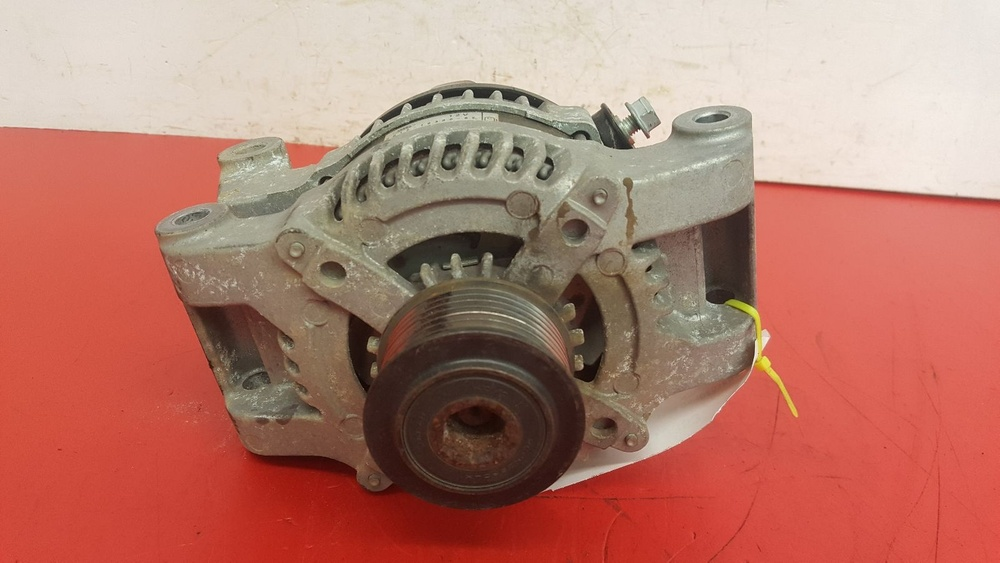
#> input picture ImageAI/data-images/mytest/1021801.jpg, 1000 x 563 px, shrunk from 1601 x 901 before the run, found by its file name
$ python selectObj.py
#> lines starting #> are read from the running program, lines starting #| are printed output that depends on the picture; after the words box and inside, x2 and y2 are one past the last pixel; in counts of white or black regions, pixels touching at a corner belong together
import cv2
import numpy as np

# Read input image
image = cv2.imread('ImageAI/mytest/1021801.jpg')
#> image is the input picture: shape (563, 1000, 3); mean B, G, R 109.5, 123.5, 181.2

# Convert input image to grayscale
gray = cv2.cvtColor(image, cv2.COLOR_BGR2GRAY)
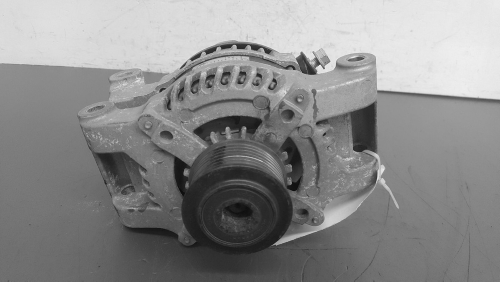
#> gray: shape (563, 1000) (shown at 1/2 size); min 4, max 252, mean 139.2

# Apply smoothing to grayscale image
gray = cv2.GaussianBlur(gray, (5, 5), 0)

# Apply adaptive thresholding
thresh = cv2.adaptiveThreshold(gray, 255, cv2.ADAPTIVE_THRESH_GAUSSIAN_C, cv2.THRESH_BINARY_INV, 11, 2)
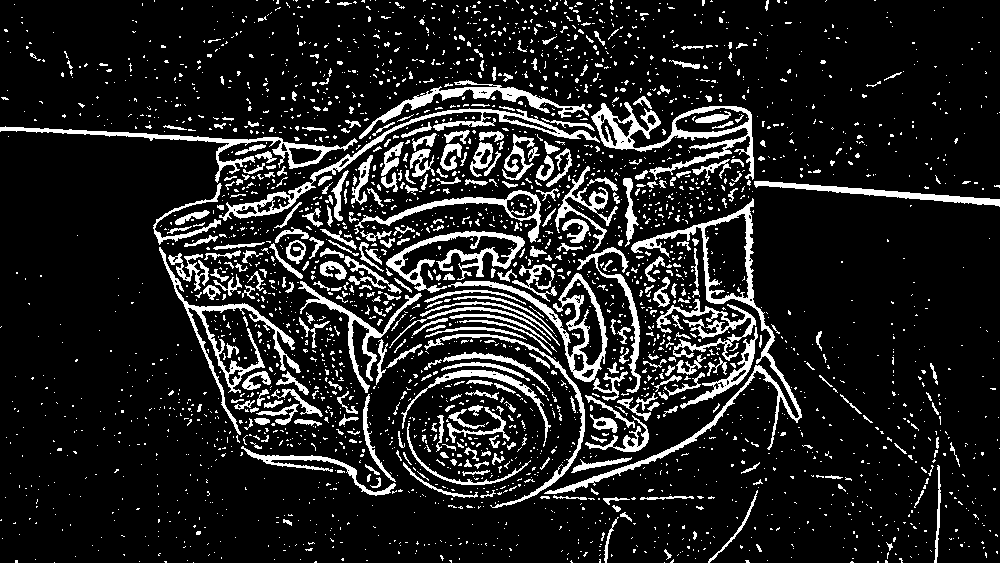
#> thresh: shape (563, 1000); 13.4% white; 2954 white regions (2562 under 20 px), largest, box (x1, y1, x2, y2) and area: (544, 198, 802, 494) 4065, (591, 102, 754, 180) 3140, (219, 108, 600, 221) 2666

# Apply morphological opening to remove small holes
kernel = np.ones((3,3), np.uint8)
opening = cv2.morphologyEx(thresh, cv2.MORPH_OPEN, kernel)
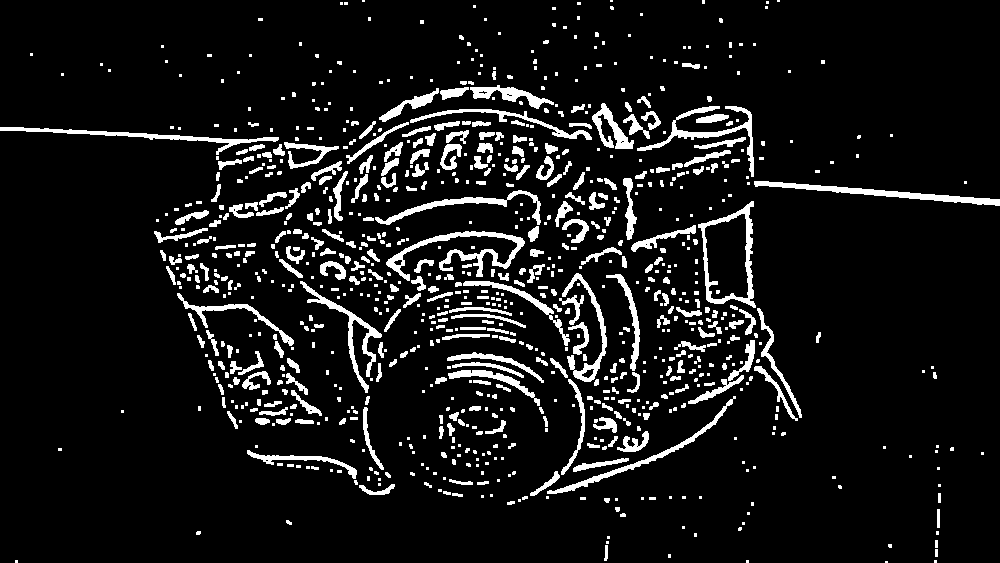
#> opening: shape (563, 1000); 8.8% white; 923 white regions (530 under 20 px)

# Find contours in the thresholded image
contours, hierarchy = cv2.findContours(opening, cv2.RETR_EXTERNAL, cv2.CHAIN_APPROX_SIMPLE)
#> contours = 922 contours, 661 with area under 20; largest, box (x1, y1, x2, y2) and area: (698, 201, 756, 308) 4090, (386, 231, 525, 281) 1306, (754, 181, 1000, 206) 1180, (0, 127, 279, 155) 908, (637, 106, 754, 177) 904

# Iterate over contours and filter out those with area less than a threshold
filtered_contours = []
for contour in contours:
    area = cv2.contourArea(contour)
    if area > 1000:
        filtered_contours.append(contour)
#> this loop made 922 passes
#> area on passes 7, 39, 44: 31, 20, 124.5
#> after the loop, filtered_contours = 3 contours; box (x1, y1, x2, y2) and area: (698, 201, 756, 308) 4090, (386, 231, 525, 281) 1306, (754, 181, 1000, 206) 1180

# Draw filtered contours on original image
for contour in filtered_contours:
    # Approximate contour to reduce the number of points
    approx = cv2.approxPolyDP(contour, 0.0001*cv2.arcLength(contour, True), True)
    cv2.drawContours(image, [approx], 0, (0, 255, 0), 3)
#> this loop made 3 passes
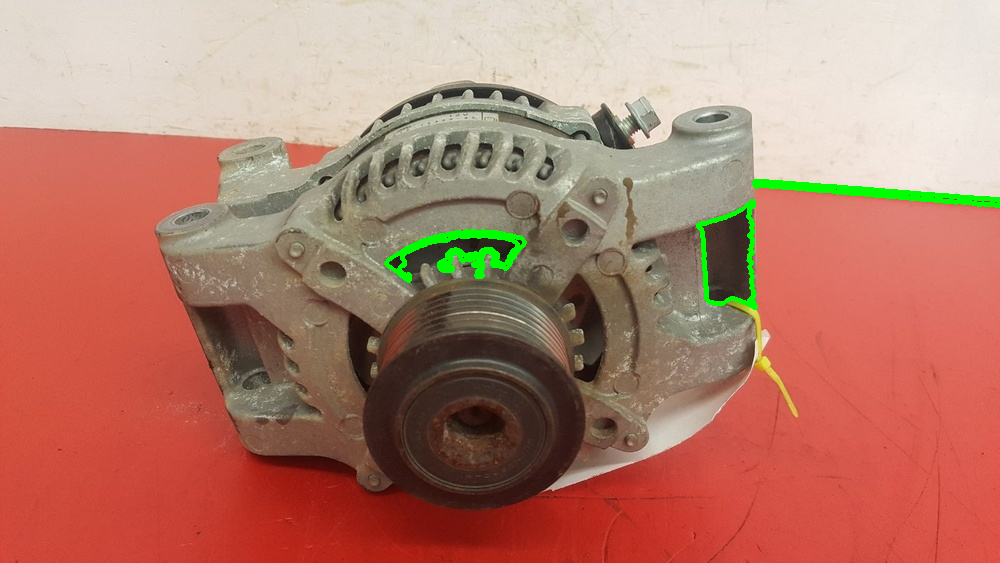
#> image: shape (563, 1000, 3); 1.18% of pixels changed, all inside (x1, y1, x2, y2) = (384, 179, 1000, 310)

# Draw filtered contours on original image
for contour in filtered_contours:
    x, y, w, h = cv2.boundingRect(contour)
    cv2.rectangle(image, (x, y), (x + w, y + h), (0, 255, 0), 2)
    cv2.putText(image, "Foreground", (x, y-10), cv2.FONT_HERSHEY_SIMPLEX, 0.9, (0, 255, 0), 2)
#> this loop made 3 passes
#> (x, y, w, h) on passes 1 to 3: (386, 231, 139, 50), (698, 201, 58, 107), (754, 181, 246, 25)
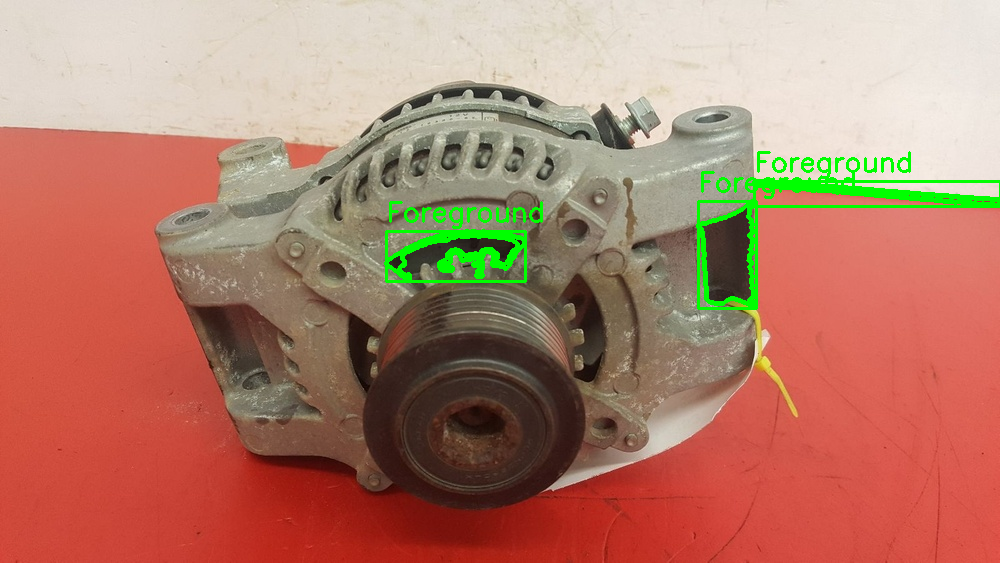
#> image: shape (563, 1000, 3); 1.08% of pixels changed, all inside (x1, y1, x2, y2) = (385, 151, 1000, 310)

# Display labeled image
cv2.imshow("Labeled Image", image)
cv2.waitKey(0)
cv2.destroyAllWindows()
